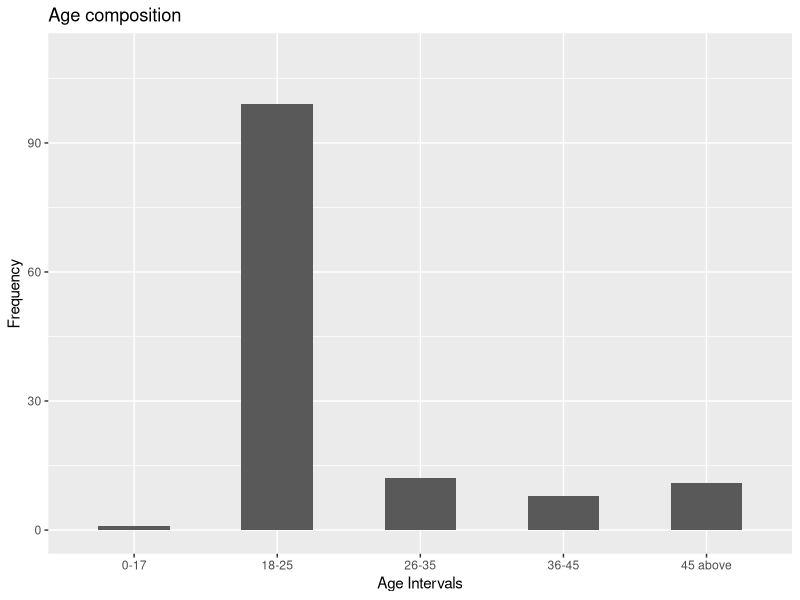
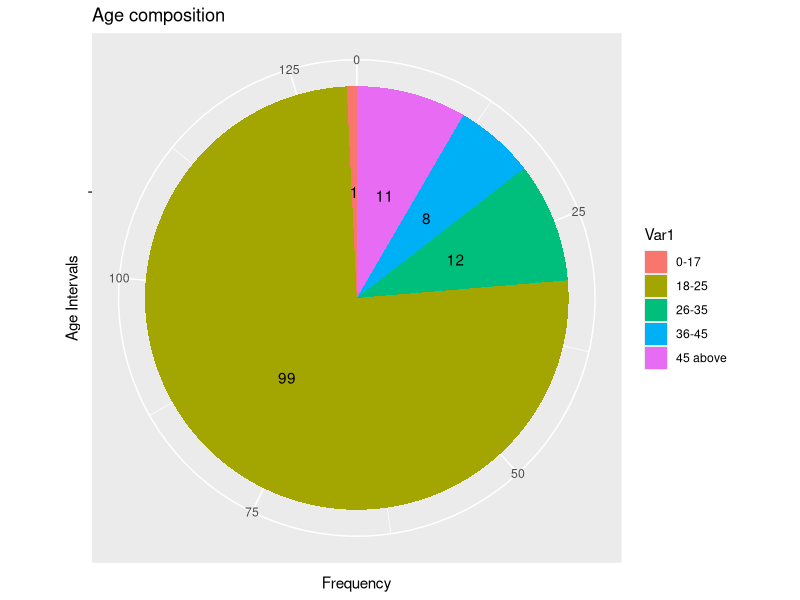
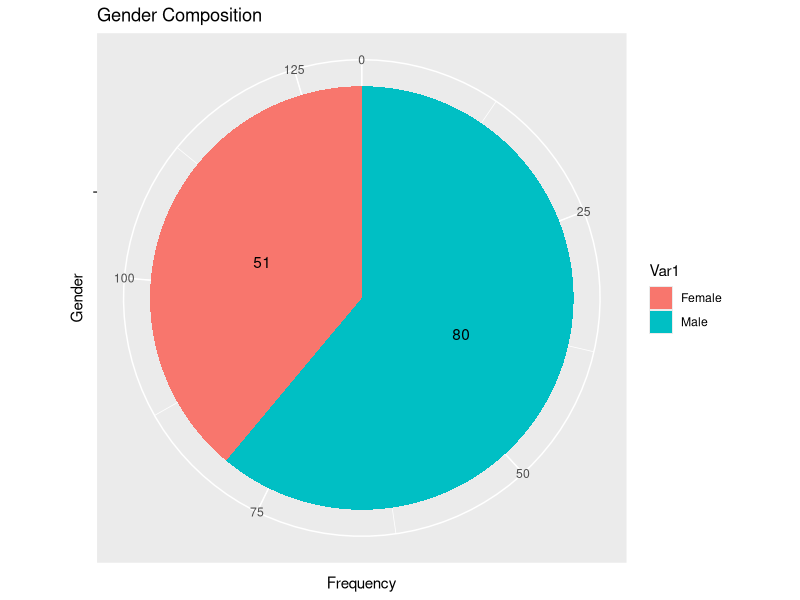
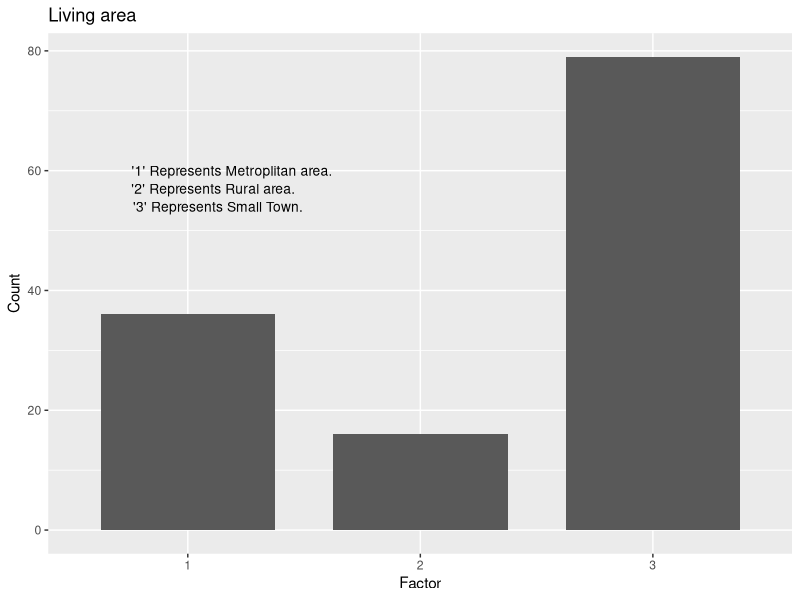
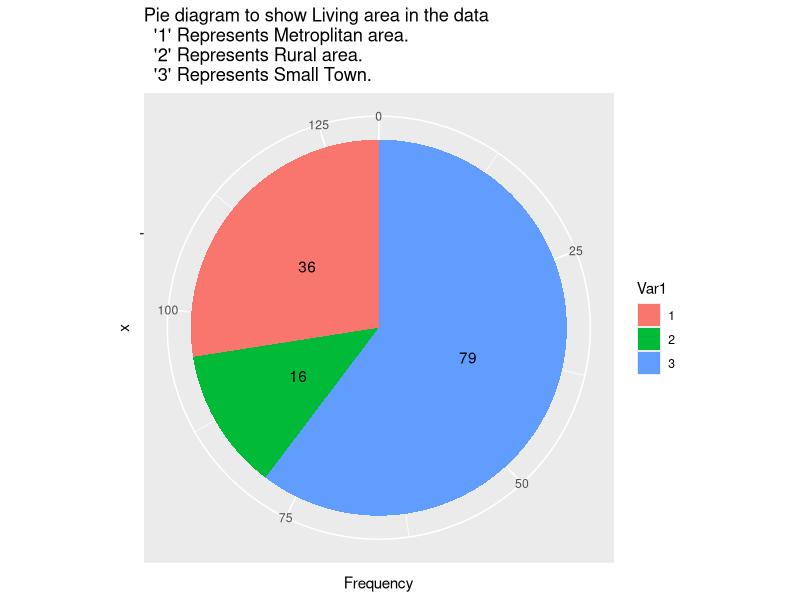
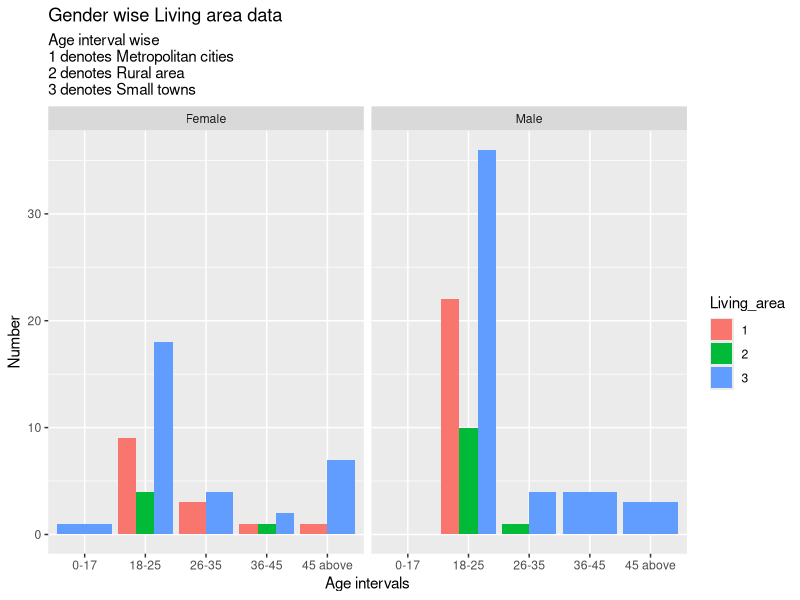
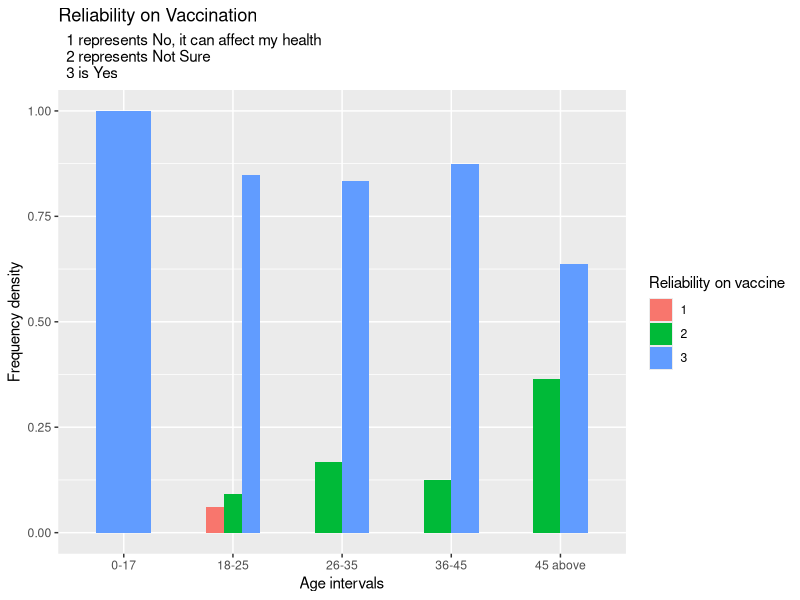
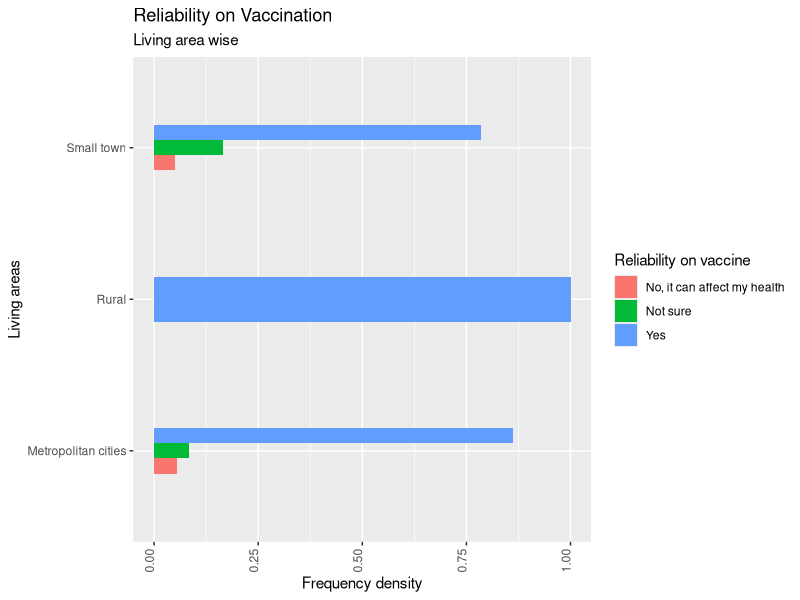

Write R code to recreate these figures, in order. (Note: this script raises an error after producing the figures.)
## CALLING THE DATA

rm(list=ls())
dataog <- read.csv(file = "Vaccination.csv",header = TRUE)
head(dataog)

## CALLING THE LIBRARIES
library(dplyr)
library(ggplot2)

##PREPARING THE DATA TO ANALYZE
## Columns to be modified--- Living area, Vac_safe, Vac_status, Vac_reliable, CoWin, Vac_symptom   
## Changing the column names to something short for future use.
colnames(dataog) <- c("TimeStamp","Age","Gender","Living_area","Vac_safe","Vac_status","Travel","1st_choice",
                    "2nd_choice","3rd_choice","4th_choice","5th_choice","6th_choice","Vac_brand",
                    "Vac_reliable","CoWin","Vac_app_easy","waiting_time","Social_dis","Hygiene",
                    "Vac_symptom","Govt_effort")

data <- dataog
data$Living_area <- as.numeric(as.factor(data$Living_area))
table (data$Living_area) 
##here we are using to represent the entire column "Living_area" as a factor of (1,2,3)
## 1 represents Metropolitan city
## 2 represents Rural area 
##3 is small town.

data$Vac_safe <- as.numeric (as.factor(data$Vac_safe))
##here we are using to represent the entire column "Vaccination_safe" as a factor of (1,2,3)
## 1 represents "No, it can affect my health", 
## 2 represents "Not Sure" 
## 3 is "Yes"

data$Vac_status <- as.numeric (as.factor(data$Vac_status))
table (data$Vac_status)
##here we are using to represent the entire column "Vaccination_status" as a factor of (1,2,3)
## 1 represents "1st dose is taken", 
## 2 represents "Both doses taken" 
## 3 is "Not Vaccinated".

data$Vac_reliable <- as.numeric (as.factor(data$Vac_reliable))
##here we are using to represent the entire column "Vaccination_reliability" as a factor of (1,2,3)
## 1 represents "Free vaccines offered by the Government", 
## 2 represents "Paid vaccines offered by private organizations".

data$CoWin <- as.numeric (as.factor(data$CoWin))
## 1 represents "No, I have not used the portal", 
## 2 represents "Yes, but I did not face any problem", and
## 3 represents "Yes, I faced a lot of issues while booking".

data$Vac_symptom <- as.numeric (as.factor(data$Vac_symptom))
## 1 represents "After 1st dose", 
## 2 represents "After 2nd dose", and
## 3 represents "After both doses"
## 4 represents "No, I did not face any".

## Looking at the data Demographically ____ Plots we need to do initially___
## 1. Age, 2. Gender, 3. Living_area, 4. Living_area wrt Gender and Age using multiple bar chart , 5. Gender based on different age interval using multiple bar chart

## Bar and pie diagram of age composition of the data
df <- data.frame(table(data$Age))
bar <- ggplot(data=df,aes(y=Freq,x=Var1),beside=T)+geom_bar(stat="identity",width = 0.5)+
  labs(title="Age composition",x="Age Intervals",y="Frequency")+ylim(0,110)
bar

bar1 <- ggplot(data=df,aes(y=Freq,x="",fill=Var1))+geom_bar(stat="identity",width = 0.5)+
  labs(title="Age composition",x="Age Intervals",y="Frequency")
pie <- bar1 + coord_polar("y",start=0)
pie + geom_text(label=paste(df$Freq),position=position_stack(vjust = 0.5))


##pie diagram for gender composition of the data
df1 <- data.frame(table(data$Gender))
bar1 <- ggplot (df1, aes(y = Freq,x = "", fill= Var1))+geom_bar(stat = "identity", width = 0.5)+
  labs(title = "Gender Composition", x= "Gender", y= "Frequency")
pie<- bar1+ coord_polar("y", start = 0)
pie + geom_text(label=paste(df1$Freq),position=position_stack(vjust = 0.5))


##Bar and pie diagram of to categorize the living area of the data
table(data$Living_area)
df2 <- data.frame(table(data$Living_area))
bar <- ggplot(data=df2,aes(y= Freq,x= Var1),beside=T)+geom_bar(stat="identity",width = .75)+
  labs(title="Living area",x="Factor",y="Count")+
  annotate("text", x=1.19, y=60, label= "'1' Represents Metroplitan area.",size=3.5)+
  annotate("text", x=1.11, y=57, label= "'2' Represents Rural area.",size=3.5)+
  annotate("text", x=1.13, y=54, label= "'3' Represents Small Town.",size=3.5)
bar

bar1 <- ggplot(data=df2,aes(y=Freq ,x="",fill= Var1))+geom_bar(stat="identity",width = 0.5)+
  labs(title="Pie diagram to show Living area in the data
  '1' Represents Metroplitan area.
  '2' Represents Rural area.
  '3' Represents Small Town.",y="Frequency")
pie <- bar1 + coord_polar("y",start=0)
pie + geom_text(label=paste(df2$Freq),position=position_stack(vjust = 0.5))



##Living_area wrt Gender and Age using multiple bar chart 
names(data)
df <-data%>%
  group_by(Living_area,Gender,Age)
df$Age  

df1 <- df[df$Age=="18-25",]
df2 <- df1[df1$Gender=="Male",]
tab1 <- data.frame(table(df2$Living_area))
count1 <- nrow(tab1)
df3 <- df1[df1$Gender=="Female",]
tab2 <- data.frame(table(df3$Living_area))
count2 <- nrow(tab2)

df1 <- df[df$Age=="26-35",]
df2 <- df1[df1$Gender=="Male",]
tab3 <- data.frame(table(df2$Living_area))
count3 <- nrow(tab3)
df3 <- df1[df1$Gender=="Female",]
tab4 <- data.frame(table(df3$Living_area))
count4 <- nrow(tab4)

df1 <- df[df$Age=="36-45",]
df2 <- df1[df1$Gender=="Male",]
tab5 <- data.frame(table(df2$Living_area))
count5 <- nrow(tab5)
df3 <- df1[df1$Gender=="Female",]
tab6 <- data.frame(table(df3$Living_area))
count6 <- nrow(tab6)

df1 <- df[df$Age=="45 above",]
df2 <- df1[df1$Gender=="Male",]
tab7 <- data.frame(table(df2$Living_area))
count7 <- nrow(tab7)
df3 <- df1[df1$Gender=="Female",]
tab8 <- data.frame(table(df3$Living_area))
count8 <- nrow(tab8)

df1 <- df[df$Age=="0-17",]
df2 <- df1[df1$Gender=="Male",]
tab9 <- data.frame(table(df2$Living_area))
count9 <- nrow(tab9)
df3 <- df1[df1$Gender=="Female",]
tab10 <- data.frame(table(df3$Living_area))
count10 <- nrow(tab10)

bar_data <- data.frame(Age =c(rep("18-25",6),rep("26-35",4),rep("36-45",4),rep("45 above",3),rep("0-17",1)),Living_area=c(tab1$Var1,tab2$Var1,tab3$Var1,tab4$Var1,tab5$Var1,tab6$Var1,tab7$Var1,tab8$Var1,tab9$Var1,tab10$Var1),
                       Gender=c(rep("Male",count1),rep("Female",count2),rep("Male",count3),rep("Female",count4),rep("Male",count5),rep("Female",count6),rep("Male",count7),rep("Female",count8),rep("Male",count9),rep("Female",count10)),
                       value=c(tab1$Freq,tab2$Freq,tab3$Freq,tab4$Freq,tab5$Freq,tab6$Freq,tab7$Freq,tab8$Freq,tab10$Freq)) 

bar_data
ggplot(data=bar_data,aes(x=Age,fill=Living_area,y=value))+
  geom_bar(position="dodge",stat="identity",size=0.8)+facet_wrap(~Gender)+
  labs(y="Number",x="Age intervals",title="Gender wise Living area data",
       subtitle="Age interval wise
1 denotes Metropolitan cities
2 denotes Rural area
3 denotes Small towns")


## EXPLORATORY DATA ANALYSIS
## 1.Vaccination safe wrt age
age_count <- data %>% 
  group_by(Age) %>% 
  summarise(count=n())
age_count
age_safe <- data %>% 
  group_by(Age,Vac_safe) %>%
  summarise(count=n())
age_safe
tab1 <- data.frame(table(age_safe$Age))
age_safe$tot_count <- rep(rep(age_count$count,times=tab1$Freq))  
age_safe$freq_den <- age_safe$count/age_safe$tot_count
ggplot(data=age_safe,aes(x=Age,y=freq_den,fill=as.factor(Vac_safe)),beside=TRUE)+geom_bar(position="dodge",stat="identity",width=0.5)+
  labs(title="Reliability on Vaccination",subtitle="  1 represents No, it can affect my health 
  2 represents Not Sure 
  3 is Yes",x="Age intervals",y="Frequency density",fill="Reliability on vaccine")


## 2. Vaccination safe wrt living area
living_count <- dataog%>%
  group_by(Living_area) %>% 
  summarise(count=n())
living_safe <- dataog %>% 
  group_by(Living_area,Vac_safe) %>% 
  summarise(count=n())  
living_safe
tab2 <- data.frame(table(living_safe$Living_area))
living_safe$count_tot <- rep(living_count$count,times=tab2$Freq)  
living_safe$freq_den <- living_safe$count/living_safe$count_tot
ggplot(data=living_safe,aes(x=as.factor(Living_area),y=freq_den,fill=as.factor(Vac_safe)))+
  geom_bar(position="dodge",stat="identity",width = 0.3)+
  labs(title="Reliability on Vaccination",x="Living areas",y="Frequency density",subtitle="Living area wise",fill="Reliability on vaccine")+
  theme(axis.text.x=element_text(angle=90,hjust=1,vjust=0))+coord_flip()


## 3. Vaccination safe wrt Gender
gen_count <- dataog %>%
  group_by(Gender) %>% 
  summarise(count=n())
gen_safe <- dataog %>% 
  group_by(Gender,Vac_safe) %>% 
  summarise(count=n())
tab3 <- data.frame(table(gen_safe$Gender))
gen_safe$count_tot <- rep(gen_count$count,times=tab3$Freq)  
gen_safe$freq_den <- gen_safe$count/gen_safe$count_tot
ggplot(data=gen_safe,aes(x=as.factor(Gender),y=freq_den,fill=as.factor(Vac_safe)))+
  geom_bar(position="dodge",stat="identity",width=0.3)+
  labs(title="Reliability on Vaccination",x="Gender",y="Frequency density",subtitle="Gender wise",fill="Reliability on vaccine")+
  coord_flip()


#4. FREQUENCY-density analysis of Vaccination status wrt  Age and gender
agestatus <- data.frame(data$Age, data$Vac_status, data$Gender)
tabage <- data.frame(table (agestatus))
colnames(tabage)<- c("Age","Vaccination_Status","Gender","Number")
agestatus1 <- split(tabage,tabage$Gender)
agestatus_male <- agestatus1$Male
agestatus_female <- agestatus1$Female

age_count <- data %>% 
  group_by(Age,Gender) %>% 
  summarise(count=n())
age_count
age_count_M <- age_count[age_count$Gender=="Male",]
age_counttemp <- data.frame(Age="0-17",Gender="Male",count= 0)
age_count_M <- rbind (age_counttemp,age_count_M)
age_count_M1 <- rep(age_count_M$count,3)

age_count_F <- age_count[age_count$Gender=="Female",]
age_count_F1 <- rep(age_count_F$count,3)

agestatus_male$freq <- agestatus_male$Number/age_count_M1
agestatus_male$freq <- replace (agestatus_male$freq,c(1,6,11),0)
agestatus_female$freq <- agestatus_female$Number/age_count_F1
agestatus_gender <- rbind(agestatus_male,agestatus_female)


ggplot(data=agestatus_gender,aes(x= Age,y= freq,fill= Vaccination_Status))+
  geom_bar(position="dodge",stat="identity",size=0.8)+ facet_wrap(~Gender)+
  labs(y="Frequency density",x="Age Groups",title="Vaccination status data", subtitle="Gender wise
1 represents First dose is taken 
2 denotes Both dose is taken
3 denotes Not Vaccinated")


#5. Living area vs vaccination status
data2 <- dataog
living <- data2 %>% 
  group_by(Vac_status,Living_area) %>% 
  summarise (count= n())
living$freq_den <- living$count/living_count$count
tab4<- data.frame(table(living$Living_area))
ggplot(data=living,aes(x= Living_area,y= freq_den,fill= Vac_status))+
  geom_bar(position="dodge",stat="identity",size=0.8,width=0.3)+
  labs(y="Frequency density",x="Living area",title="Vaccination status",subtitle="Living area wise")+ coord_flip()


#6. Reliability on vaccine provider vs Living area 
living1 <- dataog %>% 
  group_by(Vac_reliable,Living_area) %>% 
  summarise (total= n())
living1
living1$freq_density <- living1$total/living_count$count

ggplot(data=living1,aes(x= Living_area,y= freq_density,fill= Vac_reliable))+
  geom_bar(position="dodge",stat="identity",width =0.4)+ coord_flip()+
  labs(y="Frequency",x="Living Area",title="Reliability on vaccine provider",
       fill= "Vaccine Provider", subtitle = "Living area wise")

#7. Drawing an inference from the data about vaccine availability by plotting the 
# travel area and the living area
avail <- dataog %>% 
  group_by(Travel,Living_area) %>% 
  summarise (count= n())
avail$freq_density <- avail$count/living_count$count 
ggplot(data=avail,aes(x= Living_area,y= avail$freq_density,fill= Travel))+
  geom_bar(position="dodge",stat="identity",width =0.4)+
  labs(y="Frequency density",x="Living Area",title="Travel to get the vaccine",
       fill= "Travel to get the vaccine", subtitle = "Living area wise")

## age wise vaccine symptoms.
symp <- dataog %>%
  group_by(Age,Vac_symptom) %>% 
  summarise(count = n())
age_count <- data %>% 
  group_by(Age) %>% 
  summarise(count=n())
tab5 <- data.frame(table(symp$Age))
symp$freq_tot <- rep(age_count$count,times=tab5$Freq) 
symp$freq_den <- symp$count/symp$freq_tot
ggplot(data=symp ,aes(x= Age,y= freq_den ,fill= Vac_symptom ))+
  geom_bar(position="dodge",stat="identity",width =0.3)+
  labs(y="Count",x="Age group",title="Vaccine symptoms",
       fill= "Vaccine symptoms", subtitle = "Age wise",fill="Frequency density")


##8. Cowin vs Age
cowin_age <- dataog %>%
  group_by(Age,CoWin) %>% 
  summarise(count = n())
colnames(cowin_age) <- c("Age","Cowin","Count")
tab6 <- data.frame(table (cowin_age$Age))
cowin_age$freq <- rep(age_count$count,times=tab6$Freq)
cowin_age$freq_density <- cowin_age$Count/cowin_age$freq

ggplot(data=cowin_age ,aes(x= Age,y= freq_density,fill= Cowin))+
  geom_bar(position="dodge",stat="identity",width =0.4)+
  labs(y="Frequency density",x="Age group",title="Cowin usage",
       fill= "Cowin usage", subtitle = "Age wise")

##9. Cowin vs living area
cowin_living <- dataog %>%
  group_by(CoWin,Living_area) %>% 
  summarise(count = n())
cowin_living$freq_density <- cowin_living$count/living_count$count

ggplot(data=cowin_living ,aes(x= Living_area,y= freq_density,fill= CoWin))+
  geom_bar(position="dodge",stat="identity",width =0.4)+
  labs(y="Frequency density",x="Living area",title="Cowin usage",
       fill= "Cowin usage", subtitle = "Living area wise")

#10. CoWin use >> vaccination appointment ease

f <- function(x)
{
  if(x==1)
    return("No")
  else
    return("Yes")
}
cowin_data <- data %>% 
  select(CoWin,Vac_app_easy)
  
cowin_data$CoWin <- sapply(cowin_data$CoWin,f)
cowin_data1 <- cowin_data %>% 
  group_by(Vac_app_easy,CoWin) %>% 
  summarise(count=n())
cowin_data1

tab6 <- data.frame(table(cowin_data$CoWin))
cowin_data1$tot <- rep(tab6$Freq,times=5)
cowin_data1$freq_den <- cowin_data1$count/cowin_data1$tot

ggplot(data=cowin_data1,aes(x= CoWin,y= freq_den,fill= as.factor(Vac_app_easy)))+
  geom_bar(position="dodge",stat="identity",width =0.4)+
  labs(y="Frequency density",x="CoWin portal used",title="Using CoWin portal vs ease in getting an appointment",
       fill= "", subtitle = "1 signifies least difficulty 
5 signifies maximum difficulty
(Data is in 1-5 likert scale)")


## 11. pie diagram of cowin usage
Cowinbar1 <- ggplot (cowin_data1, aes(y = count ,x = "", fill= CoWin))+geom_bar(stat = "identity", width = 0.5)+
  labs(title = "Percentage of Cowin usage", x= "", y= "")
cowinpie1 <- Cowinbar+ coord_polar("y", start = 0)

cowinyes <- dataog[dataog$CoWin== "Yes, I faced a lot of issues while booking"| dataog$CoWin== "Yes, but I did not face any problem",]
cowinyes <- cowinyes %>% 
  group_by(CoWin) %>% 
  summarise(count = n())

Cowinbar2 <- ggplot (cowinyes, aes(y = count ,x = "", fill= CoWin))+geom_bar(stat = "identity", width = 0.5)+
  labs(title = "Problem faced while using Cowin", x= "", y= "")
cowinpie2 <- Cowinbar2 + coord_polar("y", start = 0)
cowinpie1 + geom_text(label= c(""),position=position_stack(vjust = 0.5))
cowinpie2 + geom_text(label= c(""),position=position_stack(vjust = 0.5))
##12. Symptoms after vaccination>>vaccine brand wise
vac_data <- dataog %>% 
  group_by(Vac_brand,Vac_symptom)%>%
  summarise(count=n())
vac_data <- vac_data[-9,]
brand_count <- data.frame(table(dataog$Vac_brand))
brand_count <- brand_count[-3,]
vac_data$tot <- rep(brand_count$Freq,each=4)
vac_data$Freq_den <- vac_data$count/vac_data$tot 
ggplot(data=vac_data,aes(x= Vac_brand,y= Freq_den,fill= as.factor(Vac_symptom)))+
  geom_bar(position="dodge",stat="identity",width =0.4)+
  labs(y="Frequency density",x="Vaccine brands",title="Symptoms after vaccination",
      subtitle = "Vaccine brand wise",fill= "Symptoms")+coord_flip() 

##13.
##14. Hygiene vs Living area for who has not traveled
travel_no <- dataog[dataog$Travel=="No",]
hygiene <- travel_no %>% 
  group_by(Living_area,Hygiene) %>% 
  summarise(count=n())
living_count_no <- travel_no %>% 
  group_by(Living_area) %>% 
  summarise(count=n())
hygiene$tot <- rep(living_count_no$count,each=5)
hygiene$Freq_den <- hygiene$count/hygiene$tot
ggplot(data=hygiene,aes(x= Living_area,y= Freq_den,fill= as.factor(Hygiene)))+
  geom_bar(position="dodge",stat="identity",width =0.3)+
  labs(y="Frequency density",x="Living area",title="Hygiene maintenance",
       subtitle = "Vaccination place wise
1 denotes poorest hygiene maintenance
5 denotes best hygiene maintenance",
       fill= "Hygiene level")+coord_flip()




## age wise vaccine symptoms.
symp <- dataog %>%
  group_by(Age,Vac_symptom) %>% 
  summarise(count = n())
age_count <- data %>% 
  group_by(Age) %>% 
  summarise(count=n())
tab5 <- data.frame(table(symp$Age))
symp$freq_tot <- rep(age_count$count,times=tab5$Freq) 
symp$freq_den <- symp$count/symp$freq_tot
ggplot(data=symp ,aes(x= Age,y= freq_den ,fill= Vac_symptom ))+
  geom_bar(position="dodge",stat="identity",width =0.3)+
  labs(y="Count",x="Age group",title="Vaccine symptoms",
       fill= "Vaccine symptoms", subtitle = "Age wise",fill="Frequency density")


